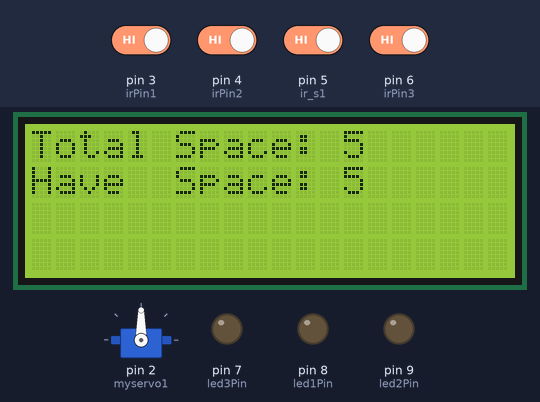
The sketch below on a simulated Arduino Uno, built with avr-gcc and run on an emulated ATmega328P. On the bench: 20×4 character LCD, servo, output pins drawn as LEDs (lit = HIGH). The test bench sets the inputs (shaded band); at power-on: pin 3 (irPin1), pin 4 (irPin2), pin 5 (ir_s1), pin 6 (irPin3) HIGH.

Above: at 3.3 s.
3.4 s: pin 5 (ir_s1) driven LOW
At 4.2 s:
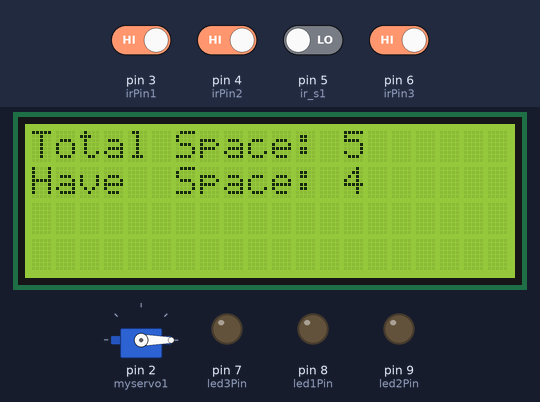
4.9 s: pin 4 (irPin2) driven LOW
At 7.7 s:
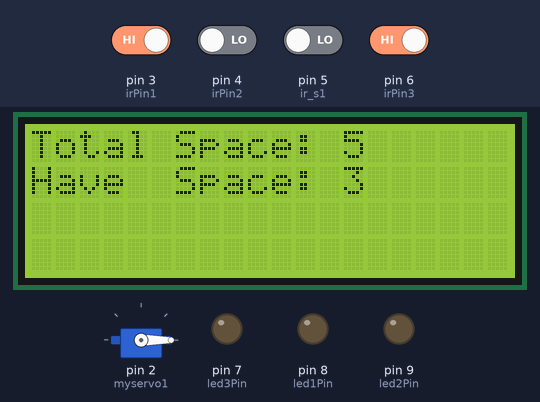
7.9 s: pin 3 (irPin1) driven LOW
At 10.7 s:
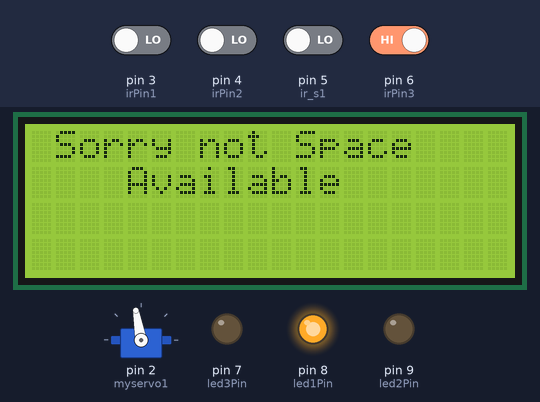
10.9 s: pin 6 (irPin3) driven LOW
At 11.9 s:
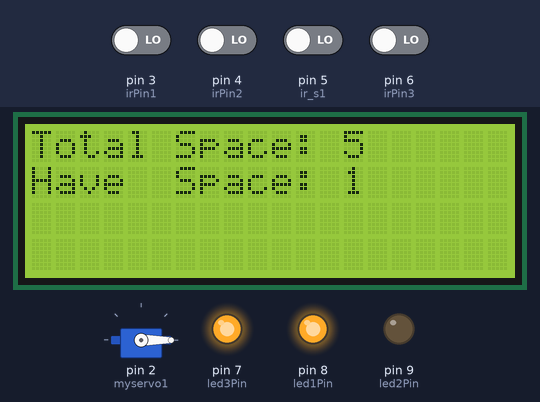
13.9 s: pin 3 (irPin1) driven HIGH
At 14.9 s:
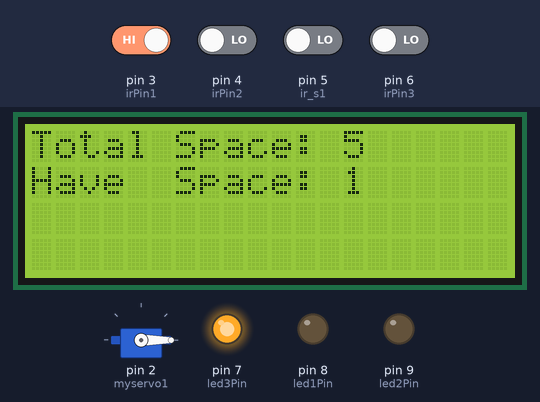
16.9 s: pin 6 (irPin3) driven HIGH
At 20.2 s:
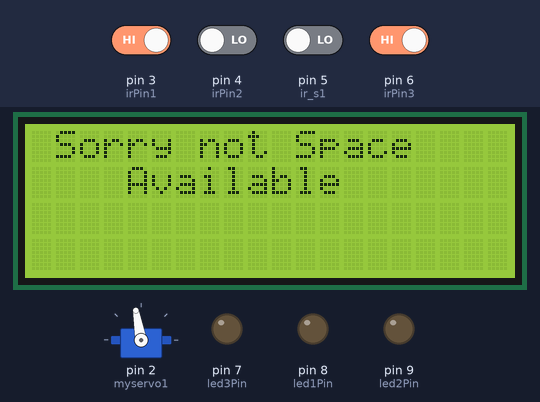
Timing chart, 0 to 20.9 s (numbered marks = the images above; inputs shaded):
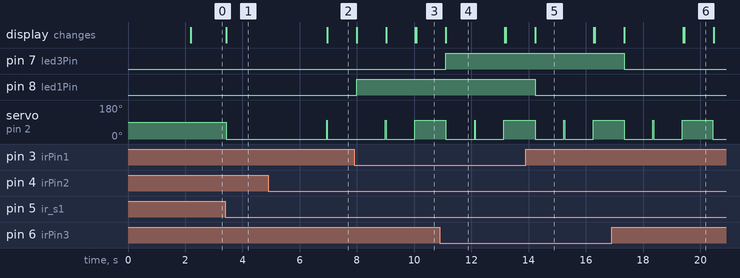

The sketch:

OE_CASE_STUDY.ino
```cpp
#include <Wire.h>

#include <LiquidCrystal_I2C.h>// initialize the library with the numbers of the interface pins
//LiquidCrystal lcd(A0, A1, A2, A3, A4, A5);
LiquidCrystal_I2C lcd(0x27,20,4);
#include <Servo.h> //includes the servo library
int Contrast =130;
Servo myservo1;
int irPin1 = 3; // define IR sensor 1 pin
int irPin2 = 4; // define IR sensor 2 pin
int irPin3 = 6; // define IR sensor 3 pin
int led1Pin = 8; // define LED1 pin
int led2Pin = 9; // define LED2 pin
int led3Pin = 7; // define LED3 pin
int ir_s1 = 5;
int ir_s2 = 4;

int Total = 5;
int Space;

int flag1 = 0;
int flag2 = 0;

void setup() {

  pinMode(irPin1, INPUT);
  pinMode(irPin2, INPUT);
  pinMode(irPin3, INPUT);
  pinMode(led1Pin, OUTPUT);
  pinMode(led2Pin, OUTPUT);
  pinMode(led3Pin, OUTPUT);
analogWrite(5,Contrast);
pinMode(ir_s1, INPUT);
pinMode(ir_s2, INPUT);

lcd.init();
lcd.clear();
lcd.backlight();
myservo1.attach(2);
myservo1.write(90);

lcd.begin(20, 4);
lcd.setCursor (0,0);
lcd.print("  Car  Parking  ");
lcd.setCursor (0,1);
lcd.print("     System     ");
Wire.setClock(2000);
delay (2000);
lcd.clear();

Space = Total;
}

void loop(){
checkIR();
if(digitalRead (ir_s1) == LOW && flag1==0){
if(Space>0){flag1=1;
if(flag2==0){myservo1.write(0); Space = Space-1;}
}else{
lcd.setCursor (0,0);
lcd.print(" Sorry not Space ");
lcd.setCursor (0,1);
lcd.print("    Available    ");
delay (1000);
lcd.clear();
}
}

if(digitalRead (ir_s2) == LOW && flag2==0){flag2=1;
if(flag1==0){myservo1.write(0);
if(Space <5)
Space = Space+1;}
}

if(flag1==1 && flag2==1){
delay (1000);
myservo1.write(100);
flag1=0, flag2=0;
}

lcd.setCursor (0,0);
lcd.print("Total Space: ");
lcd.print(Total);

lcd.setCursor (0,1);
lcd.print("Have  Space: ");
lcd.print(Space);
}


void checkIR() {
  int ir1Status = digitalRead(irPin1);
  int ir2Status = digitalRead(irPin2);
  int ir3Status = digitalRead(irPin3);

  if (ir1Status != HIGH) {
    digitalWrite(led1Pin, HIGH);
  } else {
    digitalWrite(led1Pin, LOW);
  }

  if (ir2Status != HIGH) {
    digitalWrite(led2Pin, LOW);
  } else {
    digitalWrite(led2Pin, LOW);
  }

  if (ir3Status != HIGH) {
    digitalWrite(led3Pin, HIGH);
  } else {
    digitalWrite(led3Pin, LOW);
  }
}
```

Measured:
- after the input at 3.4 s, servo on pin 2 (myservo1): 90° → 0° at once; the display: changes at once (image 1)
- after the input at 4.9 s, servo on pin 2 (myservo1): 0° → 100° after 2.0 s, → 0° 0.03 s later; the display: changes after 2.1 s (image 2)
- after the input at 7.9 s, pin 8 (led1Pin): LOW → HIGH after 0.09 s
- after the input at 10.9 s, pin 7 (led3Pin): LOW → HIGH after 0.21 s
- after the input at 13.9 s, pin 8 (led1Pin): HIGH → LOW after 0.33 s
- after the input at 16.9 s, pin 7 (led3Pin): HIGH → LOW after 0.45 s
- what the display in image 4 shows lasts 2.1 s, from 11.1 s to 13.2 s
